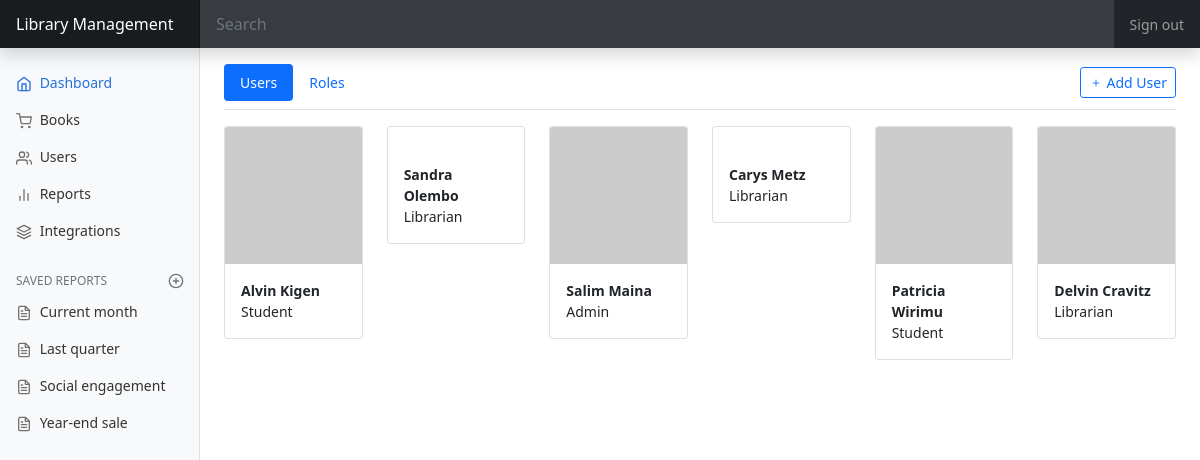
Before: /users/index.php with the older database file.
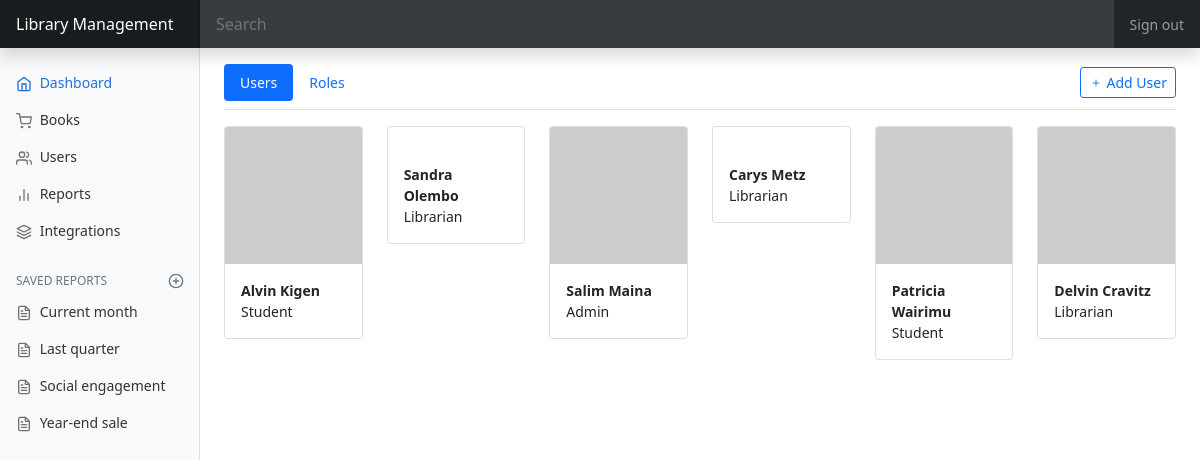
After: the same page with the newer database file.
### tables this page shows
CREATE TABLE `users` (
  `id` int(11) NOT NULL,
  `name` varchar(255) NOT NULL,
  `phoneNo` varchar(255) NOT NULL,
  `address` varchar(255) NOT NULL,
  `roleId` int(11) NOT NULL,
  `avatar` varchar(255) DEFAULT NULL,
  `createdAt` timestamp NOT NULL DEFAULT current_timestamp(),
  `updatedAt` timestamp NOT NULL DEFAULT current_timestamp()
);

CREATE TABLE `roles` (
  `id` int(11) NOT NULL,
  `name` varchar(255) NOT NULL,
  `description` varchar(255) NOT NULL,
  `createdAt` timestamp NOT NULL DEFAULT current_timestamp(),
  `updatedAt` timestamp NOT NULL DEFAULT current_timestamp()
);

### users/index.php (the view, shortened to what this page needs)
<?php include('../layouts/header.php') ?>
<div class="d-flex justify-content-between flex-wrap flex-md-nowrap align-items-center pt-3 pb-2 mb-3 border-bottom">
  <ul class="nav nav-pills">
    <li class="nav-item">
      <a class="nav-link active" aria-current="page" href="/library_management/users">Users</a>
    </li>
    <li class="nav-item">
      <a class="nav-link" href="/library_management/roles">Roles</a>
    </li>
  </ul>
  <a href="/library_management/users/create.php" class="btn btn-outline-primary btn-sm">
    <i class="bi bi-plus"></i>
    Add User
  </a>
</div>
<?php
$sql = "SELECT * FROM users";
$result = $db->query($sql);
if ($result->rowCount() > 0) {
?>
  <div class="row">
    <?php
    while ($row = $result->fetch()) {
    ?>
      <div class="col-12 col-sm-2 col-md-2">
        <div class="card">
          <a href="/library_management/users/show.php?id=<?= $row['id'] ?>">
            <img src="<?= $row['avatar']; ?>" alt="" class="card-img-top">
          </a>
          <div class="card-body">
            <div class="fw-bold"><?= $row['name']; ?></div>
            <div class="fw-light">
              <div class="row">
                <div class="col">
                  <?php
                  $sql1 = "SELECT * FROM roles WHERE id = " . $row['roleId'];
                  $result1 = $db->query($sql1);
                  if ($result1->rowCount() > 0) {
                    while ($row1 = $result1->fetch()) {
                      echo $row1['name'];
                    }
                  }
                  ?>
                </div>
              </div>
            </div>
          </div>
        </div>
      </div>
    <?php
    }
    ?>
  </div>
<?php
} else {
  echo "No users have been created in the system.";
}
?>
<?php include('../layouts/footer.php') ?>

### layouts/header.php (shortened to what this page needs)
<!doctype html>
<html lang="en">
<head>
  <link href="https://cdn.jsdelivr.net/npm/bootstrap@5.1.1/dist/css/bootstrap.min.css" rel="stylesheet">
  <link rel="stylesheet" href="https://cdn.jsdelivr.net/npm/bootstrap-icons@1.5.0/font/bootstrap-icons.css">
  <link href="../css/dashboard.css" rel="stylesheet">
</head>
<body>
  <?php include('navbar.php') ?>
  <div class="container-fluid">
    <div class="row">
      <?php include('sidebar.php') ?>
      <main class="col-md-9 ms-sm-auto col-lg-10 px-md-4">

### layouts/navbar.php (shortened to what this page needs)
<header class="navbar navbar-dark sticky-top bg-dark flex-md-nowrap p-0 shadow">
  <a class="navbar-brand col-md-3 col-lg-2 me-0 px-3" href="#">Library Management</a>
  <input class="form-control form-control-dark w-100" type="text" placeholder="Search" aria-label="Search">
  <div class="navbar-nav">
    <div class="nav-item text-nowrap">
      <a class="nav-link px-3" href="#">Sign out</a>
    </div>
  </div>
</header>

### layouts/sidebar.php
<nav id="sidebarMenu" class="col-md-3 col-lg-2 d-md-block bg-light sidebar collapse">
  <div class="position-sticky pt-3">
    <ul class="nav flex-column">
      <li class="nav-item">
        <a class="nav-link active" aria-current="page" href="/library_management">
          <span data-feather="home"></span>
          Dashboard
        </a>
      </li>
      <li class="nav-item">
        <a class="nav-link" href="/library_management/books">
          <span data-feather="shopping-cart"></span>
          Books
        </a>
      </li>
      <li class="nav-item">
        <a class="nav-link" href="/library_management/users">
          <span data-feather="users"></span>
          Users
        </a>
      </li>
      <li class="nav-item">
        <a class="nav-link" href="#">
          <span data-feather="bar-chart-2"></span>
          Reports
        </a>
      </li>
      <li class="nav-item">
        <a class="nav-link" href="#">
          <span data-feather="layers"></span>
          Integrations
        </a>
      </li>
    </ul>
    <h6 class="sidebar-heading d-flex justify-content-between align-items-center px-3 mt-4 mb-1 text-muted">
      <span>Saved reports</span>
      <a class="link-secondary" href="#" aria-label="Add a new report">
        <span data-feather="plus-circle"></span>
      </a>
    </h6>
    <ul class="nav flex-column mb-2">
      <li class="nav-item">
        <a class="nav-link" href="#">
          <span data-feather="file-text"></span>
          Current month
        </a>
      </li>
      <li class="nav-item">
        <a class="nav-link" href="#">
          <span data-feather="file-text"></span>
          Last quarter
        </a>
      </li>
      <li class="nav-item">
        <a class="nav-link" href="#">
          <span data-feather="file-text"></span>
          Social engagement
        </a>
      </li>
      <li class="nav-item">
        <a class="nav-link" href="#">
          <span data-feather="file-text"></span>
          Year-end sale
        </a>
      </li>
    </ul>
  </div>
</nav>

### layouts/footer.php (shortened to what this page needs)
</main>
</div>
</div>
</body>
</html>

### css/dashboard.css (style rules this page uses)
body { font-size: .875rem; }
.feather { width: 16px; height: 16px; vertical-align: text-bottom; }
.sidebar { position: fixed; top: 0; bottom: 0; left: 0; z-index: 100; padding: 48px 0 0; box-shadow: inset -1px 0 0 rgba(0, 0, 0, .1); }
.sidebar .nav-link { font-weight: 500; color: #333; }
.sidebar .nav-link .feather { margin-right: 4px; color: #727272; }
.sidebar .nav-link.active { color: #2470dc; }
.sidebar .nav-link:hover .feather, .sidebar .nav-link.active .feather { color: inherit; }
.sidebar-heading { font-size: .75rem; text-transform: uppercase; }
.navbar-brand { padding-top: .75rem; padding-bottom: .75rem; font-size: 1rem; background-color: rgba(0, 0, 0, .25); box-shadow: inset -1px 0 0 rgba(0, 0, 0, .25); }
.navbar .form-control { padding: .75rem 1rem; border-width: 0; border-radius: 0; }
.form-control-dark { color: #fff; background-color: rgba(255, 255, 255, .1); border-color: rgba(255, 255, 255, .1); }

Changed rows visible on the page:
changed users: name "Patricia Wirimu" → "Patricia Wairimu"
